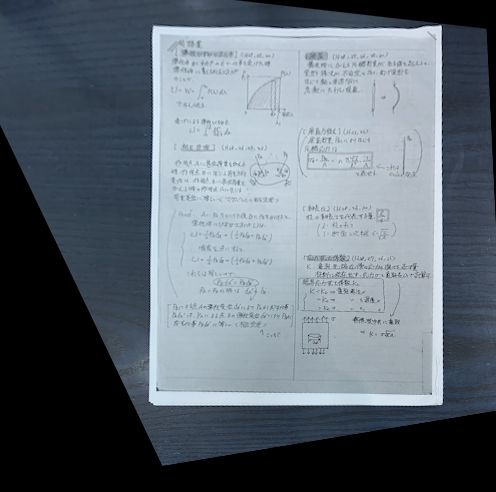
#> input picture media/img/ks_img1.png, 496 x 492 px
$ python -i keystone.py   (imports and definitions only)
#> lines starting #> are read from the running program, lines starting #| are printed output that depends on the picture; after the words box and inside, x2 and y2 are one past the last pixel; in counts of white or black regions, pixels touching at a corner belong together
#> further down, picture is the input picture: shape (492, 496, 3); mean B, G, R 117.1, 107.8, 97.7
import streamlit as st
import numpy as np
from typing import List , Tuple
from PIL import Image
import cv2


# [14 lines left out: function display_free_size_img, not called in this run]


def relative_square_vertex_coordinates_position(vertex_4_coordinates: np.ndarray):
    """
    4つの座標がそれぞれ四角形のどの頂点であるかを取得する関数
    Parameters:
        vertex_4_coordinates (np.ndarray) : 4つの頂点の(y,x)座標を格納した(4,2)次元の配列
    Returns:
        vertex_order1_yx (Tuple[int, int]) : 四角形の左上の(y,x)座標
        vertex_order2_yx (Tuple[int, int]) : 四角形の左下の(y,x)座標
        vertex_order3_yx (Tuple[int, int]) : 四角形の右下の(y,x)座標
        vertex_order4_yx (Tuple[int, int]) : 四角形の右上の(y,x)座標
    """
    # x座標が1番小さい座標とその番号を取得
    x_min = vertex_4_coordinates[0][0]
    x_min_number = 0

    for k in range(1, 4, 1):
        if (vertex_4_coordinates[k][0] <= x_min):
            x_min = vertex_4_coordinates[k][0]
            x_min_number = k

    # x座標が2番目に小さいの座標とその番号を取得
    x_pre_min = 10000000
    for k in range(0, 4, 1):
        if (k != x_min_number):
            if (vertex_4_coordinates[k][0] <= x_pre_min):
                x_pre_min = vertex_4_coordinates[k][0]
                x_pre_min_number = k

    #　座標①と座標②を決定
    if ( vertex_4_coordinates[x_min_number][1]    >=    vertex_4_coordinates[x_pre_min_number][1]):
        vertex_order1_x = vertex_4_coordinates[x_pre_min_number][0]
        vertex_order1_y = vertex_4_coordinates[x_pre_min_number][1]
        vertex_order2_x = vertex_4_coordinates[x_min_number][0]
        vertex_order2_y = vertex_4_coordinates[x_min_number][1]
    if ( vertex_4_coordinates[x_min_number][1]    <=    vertex_4_coordinates[x_pre_min_number][1]):
        vertex_order1_x = vertex_4_coordinates[x_min_number][0]
        vertex_order1_y = vertex_4_coordinates[x_min_number][1]
        vertex_order2_x = vertex_4_coordinates[x_pre_min_number][0]
        vertex_order2_y = vertex_4_coordinates[x_pre_min_number][1]

    # 座標③と座標④の候補を取得
    x_number3 = -1
    for k in range(0, 4, 1):
        if (   (k != x_min_number)   and   (k != x_pre_min_number)   and    (x_number3 == -1)   ):
            x_number3 = k
        if (   (k != x_min_number)   and   (k != x_pre_min_number)   and    (x_number3 != -1)   ):
            x_number4 = k

    #　座標③と座標④を決定
    if (vertex_4_coordinates[x_number3][1] >= vertex_4_coordinates[x_number4][1]):
        vertex_order3_x = vertex_4_coordinates[x_number3][0]
        vertex_order3_y = vertex_4_coordinates[x_number3][1]
        vertex_order4_x = vertex_4_coordinates[x_number4][0]
        vertex_order4_y = vertex_4_coordinates[x_number4][1]
    if ( vertex_4_coordinates[x_number3][1]    <=    vertex_4_coordinates[x_number4][1]):
        vertex_order3_x = vertex_4_coordinates[x_number4][0]
        vertex_order3_y = vertex_4_coordinates[x_number4][1]
        vertex_order4_x = vertex_4_coordinates[x_number3][0]
        vertex_order4_y = vertex_4_coordinates[x_number3][1]

    vertex_order1_yx = tuple([vertex_order1_y, vertex_order1_x])
    vertex_order2_yx = tuple([vertex_order2_y, vertex_order2_x])
    vertex_order3_yx = tuple([vertex_order3_y, vertex_order3_x])
    vertex_order4_yx = tuple([vertex_order4_y, vertex_order4_x])

    return vertex_order1_yx , vertex_order2_yx , vertex_order3_yx , vertex_order4_yx


def affine_transformation_by_vertex_coordinates(
        input_img: np.ndarray , row: int , col: int ,
        vertex_order1_yx: Tuple[int, int] , vertex_order2_yx: Tuple[int, int] ,
        vertex_order3_yx: Tuple[int, int] , vertex_order4_yx: Tuple[int, int] ,
    ):
    """
    補正前の4つの頂点座標を用いて、アフィン変換する関数
    Parameters:
        input_img (np.ndarray) : 入力画像
        vertex_order1_yx : 四角形の左上の(y,x)座標
        vertex_order2_yx : 四角形の左下の(y,x)座標
        vertex_order3_yx : 四角形の右下の(y,x)座標
        vertex_order4_yx : 四角形の右上の(y,x)座標
    Returns:
        affine_transformed_square (np.ndarray) : アフィン変換された画像
    """
    # 補正後の長方形の辺の長さを計算
    width = vertex_order4_yx[1] - vertex_order1_yx[1]
    height = vertex_order2_yx[0] - vertex_order1_yx[0]

    # 変換に利用する座標
    before_square_dots = np.array([ [vertex_order1_yx[1] , vertex_order1_yx[0]] , [vertex_order2_yx[1], vertex_order2_yx[0]], [vertex_order3_yx[1], vertex_order3_yx[0]], [vertex_order4_yx[1], vertex_order4_yx[0]] ], dtype=np.float32)
    square_dots = np.array([[vertex_order1_yx[1] , vertex_order1_yx[0]], [vertex_order1_yx[1], vertex_order1_yx[0] + height], [vertex_order1_yx[1] + width , vertex_order1_yx[0] + height], [vertex_order1_yx[1] + width , vertex_order1_yx[0]]], dtype=np.float32)
    # 変換行列
    trans_array = cv2.getPerspectiveTransform(before_square_dots, square_dots)
    # 射影変換
    affine_transformed_square = cv2.warpPerspective(input_img, trans_array, (col, row))
    return affine_transformed_square


def get_square_contours(contours:np.ndarray):
    """
    輪郭群から四角形の輪郭のみを抽出する関数
    Parameters:
        contours (np.ndarray) : 輪郭の座標を格納する配列
            contours = cv2.findContours(img_mask.astype("uint8"), cv2.RETR_LIST, cv2.CHAIN_APPROX_SIMPLE)
    Returns:
        edge_4_easy (np.ndarray) : 頂点の数が4つ（四角形）の輪郭
        square_contours_count (int) : 四角形の輪郭の数
    """
    # 輪郭の頂点の数を減らす
    edge_easy = np.empty( (len(contours)) ,  dtype = 'object' )  # 近似輪郭の配列
    edge_4_easy = []

    square_contours_count = 0   # 頂点数が4の輪郭をカウント （0個の場合は、補正処理を禁止＆エラー文言を表示）
    for k in range(0, len(contours), 1):
        # 点の数を減らして輪郭を近似
        edge_long = cv2.arcLength(contours[k], True)
        ratio = 0.02
        edge_easy[k] = cv2.approxPolyDP(contours[k], epsilon=ratio * edge_long, closed=True)

        # 点の数が4つの輪郭の配列のみを保存
        if (len(edge_easy[k]) == 4):
            edge_4_easy.append(edge_easy[k])
            square_contours_count = square_contours_count + 1
    return edge_4_easy , square_contours_count


def auto_keystone(rgb_img_np: np.ndarray , mask_df: int = 20):
    """
    台形補正を実行する関数
        入力画像を複数のmin閾値ごとに2値化し、各々に台形補正画像を出力するs
     Parameters:
        rgb_img_np (np.ndarray) : RGB画像
        mask_df (int) : 複数設定する「2値化のmin閾値」どうしの差
            「mask_df」を小さくする → 精度 & 処理負荷 の増大
    """
#> called with mask_df = 20
    row = rgb_img_np.shape[0]  # 入力画像の行数（縦サイズ）
#> row = 492
    col = rgb_img_np.shape[1]   # 入力画像の列数（横サイズ）
#> col = 496
    img_gray = cv2.cvtColor(rgb_img_np, cv2.COLOR_BGR2GRAY)  #グレースケール化

    # マスク画像のmin閾値ループに必要な変数と準備
    mask_number = int(250 / mask_df) + 1   # マスク画像の数(min閾値の数)
    img_mask = np.empty((mask_number),  dtype='object')
    available_mask_count = 0   #「点の数が4つの近似輪郭」を含む マスク画像の数
    edge_4_mask = []    # 各マスク画像に対して検出された、面積が最大な「点の数が4つの近似輪郭」の「座標群」のリスト

    # min閾値ごとに条件分岐（マスク画像で頂点4つの画像が得られなかったら、入力画像を入れる）
    for m in range( 0, mask_number ):
        # 2値化処理
        mask_min  =  10  +  m * mask_df   # 2値化のmin閾値（例. 1回：10 , 2回：30 , ... , 13回：250）
        ret, img_mask = cv2.threshold(img_gray, mask_min, 255, cv2.THRESH_BINARY)  # 2値化処理を実行

        # 輪郭を検出し、輪郭の座標を取得
        contours, hierarchy = cv2.findContours(img_mask.astype("uint8"), cv2.RETR_LIST, cv2.CHAIN_APPROX_SIMPLE)

        # 小さすぎる輪郭（ノイズなど）と 大きすぎる輪郭（周辺減光や枠線など）を削除
        contours = list(filter(lambda x: cv2.contourArea(x) > (40*40/100/100 * row * col), contours))
        contours = list(filter(lambda x: cv2.contourArea(x) < (99*99/100/100 * row * col), contours))

        # 頂点が4つ（四角形）の輪郭のみを抽出
        edge_4_easy , square_contours_count = get_square_contours(contours)

        # 1つのマスク画像内で、面積が最大の「頂点が4つの輪郭」を リスト edge_4_mask に格納
        if square_contours_count >= 1:
            edge_4_mask.append(max(edge_4_easy, key=lambda x: cv2.contourArea(x)))
            available_mask_count = available_mask_count + 1
#> this loop made 13 passes
#> (ret, square_contours_count) on passes 1, 2, 4, 5, 11, 13: (10, 0), (30, 0), (70, 0), (90, 0), (210, 2), (250, 0)
#> (ret, edge_4_easy, square_contours_count) on passes 3, 6, 7, 8, 9, 10: (50, [[[0, 7], [162, 465], [495, 410], [486, 45]]], 1), (110, [[[153, 25], [148, 400], [441, 404], [441, 26]]], 1), (130, [[[440, 25], [153, 26], [149, 401], [442, 403]]], 1), (150, [[[440, 25], [153, 26], [149, 401], [441, 404]]], 1), (170, [[[153, 26], [149, 401], [441, 404], [441, 27]]], 1), (190, [[[154, 26], [149, 400], [440, 404], [441, 27]]], 1)
#> pass 1, in auto_keystone, `ret, img_mask = cv2.threshold(img_gray, mask_min, 255, cv2.THRESH_BINA..`:
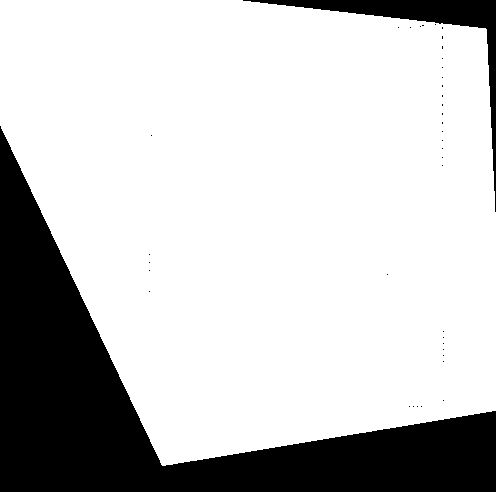
#> img_mask: shape (492, 496); 77.7% white; 40 black regions (38 under 20 px), largest, box (x1, y1, x2, y2) and area: (0, 126, 496, 492) 49674, (243, 0, 496, 212) 4699
#> pass 2, in auto_keystone, `ret, img_mask = cv2.threshold(img_gray, mask_min, 255, cv2.THRESH_BINA..`:
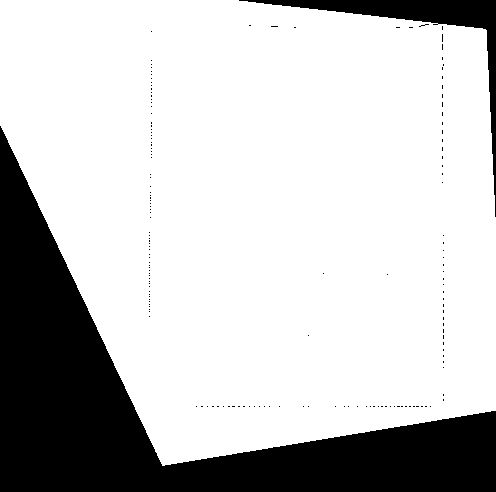
#> img_mask: shape (492, 496); 77.5% white; 161 black regions (159 under 20 px), largest, box (x1, y1, x2, y2) and area: (0, 126, 496, 492) 49850, (239, 0, 496, 217) 4858
#> pass 3, in auto_keystone, `ret, img_mask = cv2.threshold(img_gray, mask_min, 255, cv2.THRESH_BINA..`:
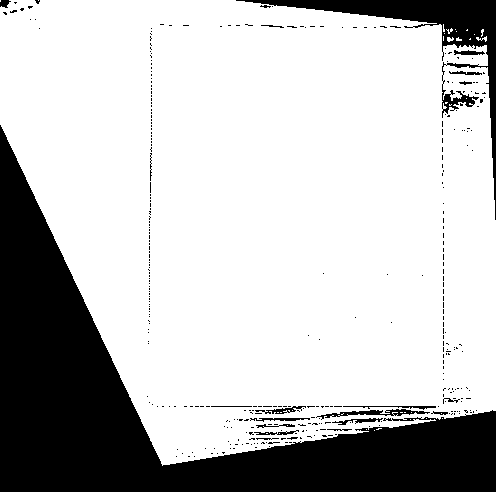
#> img_mask: shape (492, 496); 75.8% white; 350 black regions (330 under 20 px)
#> after the loop, available_mask_count = 7; edge_4_mask = 7 contours; box (x1, y1, x2, y2) and area: (0, 7, 496, 466) 169236, (148, 25, 442, 405) 109380, (149, 25, 443, 404) 109186, (149, 25, 442, 405) 109143, (149, 26, 442, 405) 109044, (149, 26, 442, 405) 108527, (151, 26, 442, 403) 108144

    # マスク画像の中で四角形の輪郭が存在する場合のみ、台形補正を実行
    output_img_list = []
    if available_mask_count >= 1:
        for p in range( 0 , len(edge_4_mask) ):
            edge_square = np.squeeze(edge_4_mask[p])  # (4,1,2) → (4,2) に補正

            # 4つの座標がそれぞれ四角形のどの頂点であるかを取得
            vertex_order1_yx , vertex_order2_yx , vertex_order3_yx , vertex_order4_yx = \
                relative_square_vertex_coordinates_position(edge_square)

            # 4つの頂点座標から長方形に補正
            affine_transformed_square = affine_transformation_by_vertex_coordinates(
                rgb_img_np , row , col  ,
                vertex_order1_yx , vertex_order2_yx ,
                vertex_order3_yx , vertex_order4_yx ,
            )
            output_img_list.append(affine_transformed_square)
#> this loop made 7 passes
#> (vertex_order1_x in relative_square_vertex_coordinates_position, vertex_order1_y in relative_square_vertex_coordinates_position, vertex_order2_x in relative_square_vertex_coordinates_position, vertex_order2_y in relative_square_vertex_coordinates_position, vertex_order3_x in relative_square_vertex_coordinates_position, vertex_order3_y in relative_square_vertex_coordinates_position, vertex_order4_x in relative_square_vertex_coordinates_position) on passes 1, 6: (0, 7, 162, 465, 495, 410, 486), (154, 26, 149, 400, 440, 404, 441)
#> (vertex_order1_x in relative_square_vertex_coordinates_position, vertex_order1_y in relative_square_vertex_coordinates_position, vertex_order2_x in relative_square_vertex_coordinates_position, vertex_order2_y in relative_square_vertex_coordinates_position, vertex_order3_x in relative_square_vertex_coordinates_position, vertex_order3_y in relative_square_vertex_coordinates_position, vertex_order4_x in relative_square_vertex_coordinates_position) on passes 2, 5: (153, 25, 148, 400, 441, 404, 441), (153, 26, 149, 401, 441, 404, 441)
#> pass 1, in affine_transformation_by_vertex_coordinates, `affine_transformed_square = cv2.warpPerspective(input_img, trans_array..`:
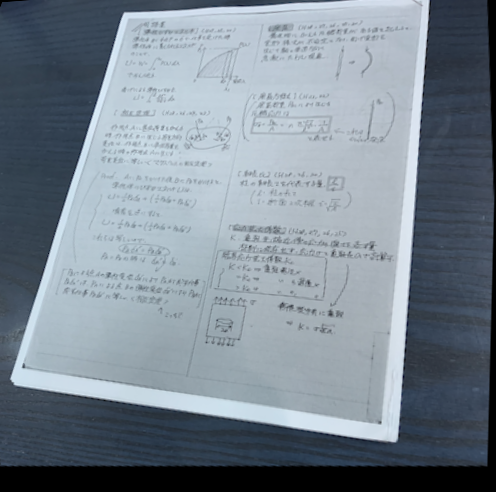
#> affine_transformed_square: shape (492, 496, 3); mean B, G, R 144.9, 134.1, 122.2
#> pass 2, in affine_transformation_by_vertex_coordinates (call 2), `affine_transformed_square = cv2.warpPerspective(input_img, trans_array..`:
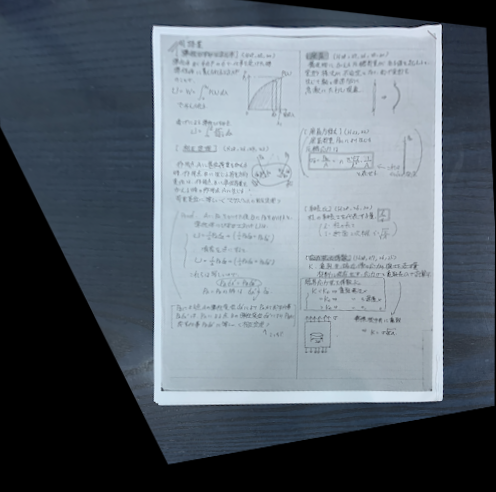
#> affine_transformed_square: shape (492, 496, 3); mean B, G, R 115.8, 106.6, 96.6
#> pass 3, in affine_transformation_by_vertex_coordinates (call 3), `affine_transformed_square = cv2.warpPerspective(input_img, trans_array..`:
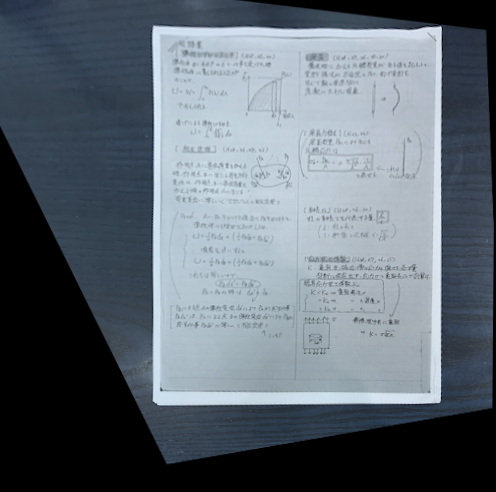
#> affine_transformed_square: shape (492, 496, 3); mean B, G, R 115.6, 106.4, 96.5
#> after the loop, output_img_list = 7 items
    return output_img_list, available_mask_count


# [55 lines left out: function main, not called in this run]

# [2 lines not run here, left out]

>>> import cv2
>>> picture = cv2.imread('../media/img/ks_img1.png')
>>> result = auto_keystone(picture)
